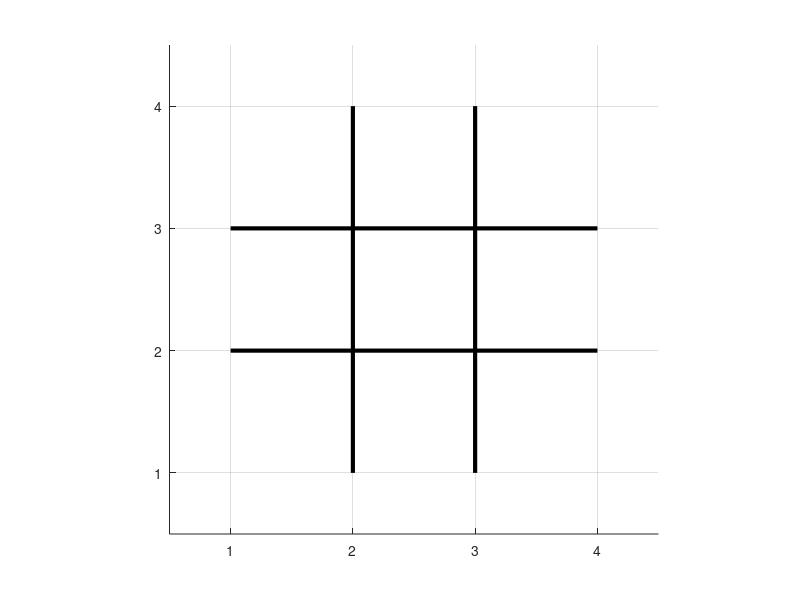

This figure's MATLAB source:
function HW4P2_display_initial_board

    figure('Position',[100, 100, 650, 600]);
    hold on
    plot([2 2], [1 4], 'k', 'LineWidth', 3);
    plot([3 3], [1 4], 'k', 'LineWidth', 3);
    plot([1 4], [2 2], 'k', 'LineWidth', 3);
    plot([1 4], [3 3], 'k', 'LineWidth', 3);
    axis([0.5 4.5 0.5 4.5]);
    grid on
    axis equal;
%     ax = gca;
%     ax.XColor = 'none';
%     ax.YColor = 'none';
end
